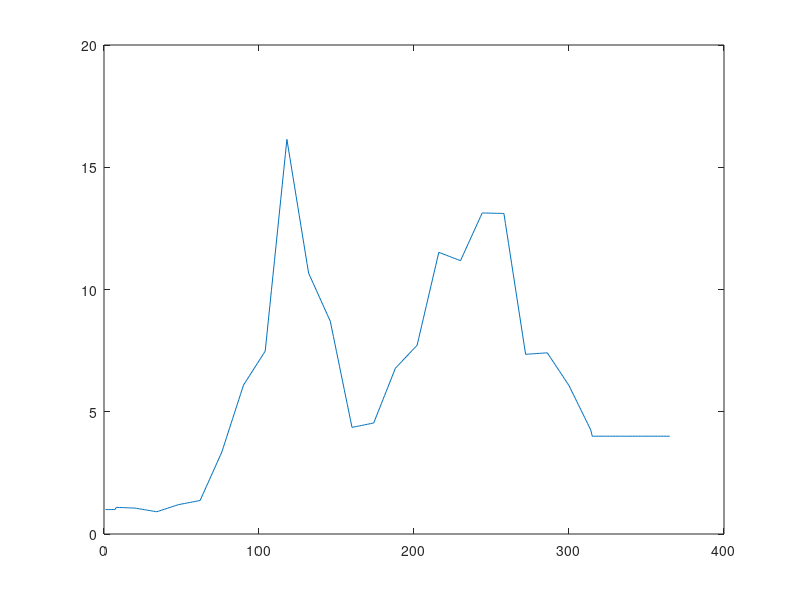

The MATLAB script that drew this image:
close all
clear all

x = 1:365

dat = load('WNBCHL.csv')

intchl = interp1(dat(:,1),dat(:,2),x)
intchl(1:7) = 1
intchl(315:end) = 4
plot(x,intchl)